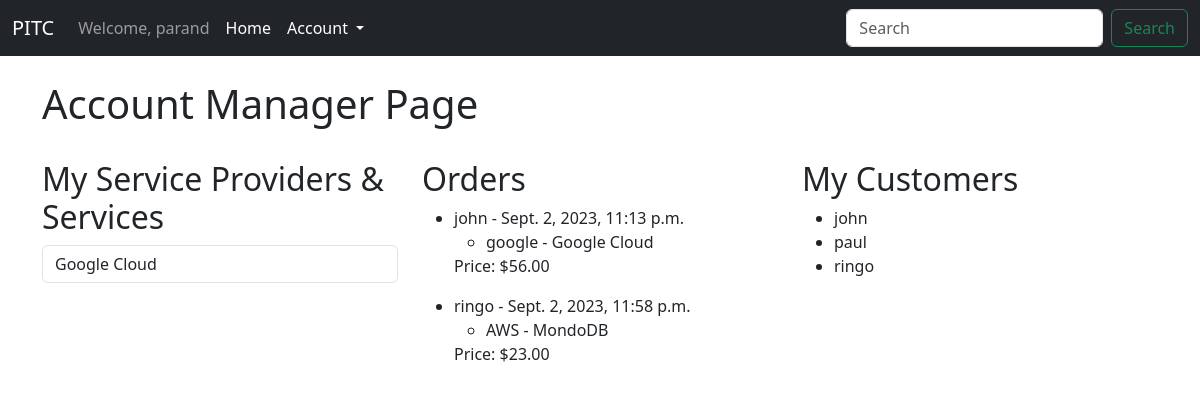
Screenshot of /account_manager/ (signed in) with the database file from the repository.
### bensApp/models.py (models this page shows)
class Order(models.Model):
    customer = models.ForeignKey(Customer, on_delete=models.CASCADE)
    account_manager = models.ForeignKey(AccountManager, on_delete=models.CASCADE)
    service_provider = models.ForeignKey(ServiceProvider, on_delete=models.CASCADE)
    service = models.ForeignKey(Service, on_delete=models.CASCADE, default=1)
    date = models.DateTimeField(auto_now=True)
    def get_price(self):
        return self.service.price

class Customer(models.Model):
    user = models.OneToOneField(User, on_delete=models.CASCADE, null=True)
    name = models.CharField(max_length=100)
    account_managers = models.ManyToManyField(AccountManager, related_name='customers')

class ServiceProvider(models.Model):
    name = models.CharField(max_length=100)
    account_managers = models.ManyToManyField(AccountManager, related_name= 'service_providers')

class Service(models.Model):
    name = models.CharField(max_length=100)
    service_provider = models.ForeignKey(ServiceProvider, related_name='services', on_delete=models.CASCADE)
    price = models.DecimalField(max_digits=10, decimal_places=2, default= 0.00)

### bensApp/views.py (the view)
# urls.py: path('account_manager/', views.account_manager_page, name='account_manager_page'),
@login_required
def account_manager_page(request):
    try:
        account_manager = AccountManager.objects.get(user=request.user)
    except AccountManager.DoesNotExist:
        return render(request, 'not_account_manager.html')
    orders = Order.objects.filter(account_manager=account_manager)
    service_providers = account_manager.service_providers.all()
    customers = account_manager.customers.all()
    services = Service.objects.filter(service_provider__in=service_providers)
    return render(request, 'account_manager_page.html', {'orders': orders, 'service_providers': service_providers, 'customers': customers, 'services': services})

### bensApp/templates/account_manager_page.html
{% extends "base.html" %}
{% block content %}
<h1>Account Manager Page</h1>
<br/>
<div class="row">
    <div class="col-md-4">
      <h2>My Service Providers & Services</h2>
      <select id="serviceProviderServiceDropdown" class="form-control">
        {% for service_provider in service_providers %}
          <optgroup label="{{ service_provider.name }}">
            {% for service in services %}
                {% if service.service_provider.id == service_provider.id %}
                    <option value="{{ service.id }}">{{ service.name }}</option>
                {% endif %}
            {% endfor %}
          </optgroup>
        {% endfor %}
      </select>
    </div>
    <div class="col-md-4">
      <h2>Orders</h2>
      <ul>
        {% for order in orders %}
          <li>
            {{ order.customer.name }} - {{ order.date }}
            <ul>
              <li>{{ order.service_provider.name }} - {{ order.service.name }}</li>
            </ul>
          </li>
          <p>Price: ${{ order.get_price }}</p>
        {% endfor %}
      </ul>
    </div>
    <div class="col-md-4">
      <h2>My Customers</h2>
      <ul>
        {% for customer in customers %}
          <li>{{ customer.name }}</li>
        {% endfor %}
      </ul>
    </div>
</div>
{% endblock %}

### bensApp/templates/navbar.html (shortened to what this page needs)
<nav class="navbar navbar-expand-lg navbar-dark bg-dark">
  <div class="container-fluid">
      <a class="navbar-brand" href="{% url 'home' %}"> PITC </a>
      <div class="collapse navbar-collapse" id="navbarSupportedContent">
          <ul class="navbar-nav me-auto mb-2 mb-lg-0">
              {% if user.is_authenticated %}
                  <li class="nav-item">
                      <a class="nav-link" href="#">Welcome, {{ user.username }}</a>
                  </li>
                  <li class="nav-item">
                    <a class="nav-link active" aria-current="page" href="{% url 'home' %}">Home</a>
                  </li>
                  <li class="nav-item dropdown">
                      <a class="nav-link dropdown-toggle active" href="#" id="navbarDropdown" role="button" data-bs-toggle="dropdown" aria-expanded="false">
                          Account
                      </a>
                  </li>
              {% else %}
                  <li class="nav-item">
                      <a class="nav-link" href="{% url 'home' %}">Login</a>
                  </li>
              {% endif %}
          </ul>
          <form class="d-flex" role="search">
              <input class="form-control me-2" type="search" placeholder="Search" aria-label="Search">
              <button class="btn btn-outline-success" type="submit">Search</button>
          </form>
      </div>
  </div>
</nav>

### rows the page displays
Order: customer.name "john", date "Sept. 2, 2023, 11:13 p.m.", service_provider.name "google", service.name "Google Cloud", get_price "56.00"
Order: customer.name "ringo", date "Sept. 2, 2023, 11:58 p.m.", service_provider.name "AWS", service.name "MondoDB", get_price "23.00"
Customer: name "john"
Customer: name "paul"
Customer: name "ringo"

### other values shown
{{ user.username }} "parand"
form field value "Google Cloud"
